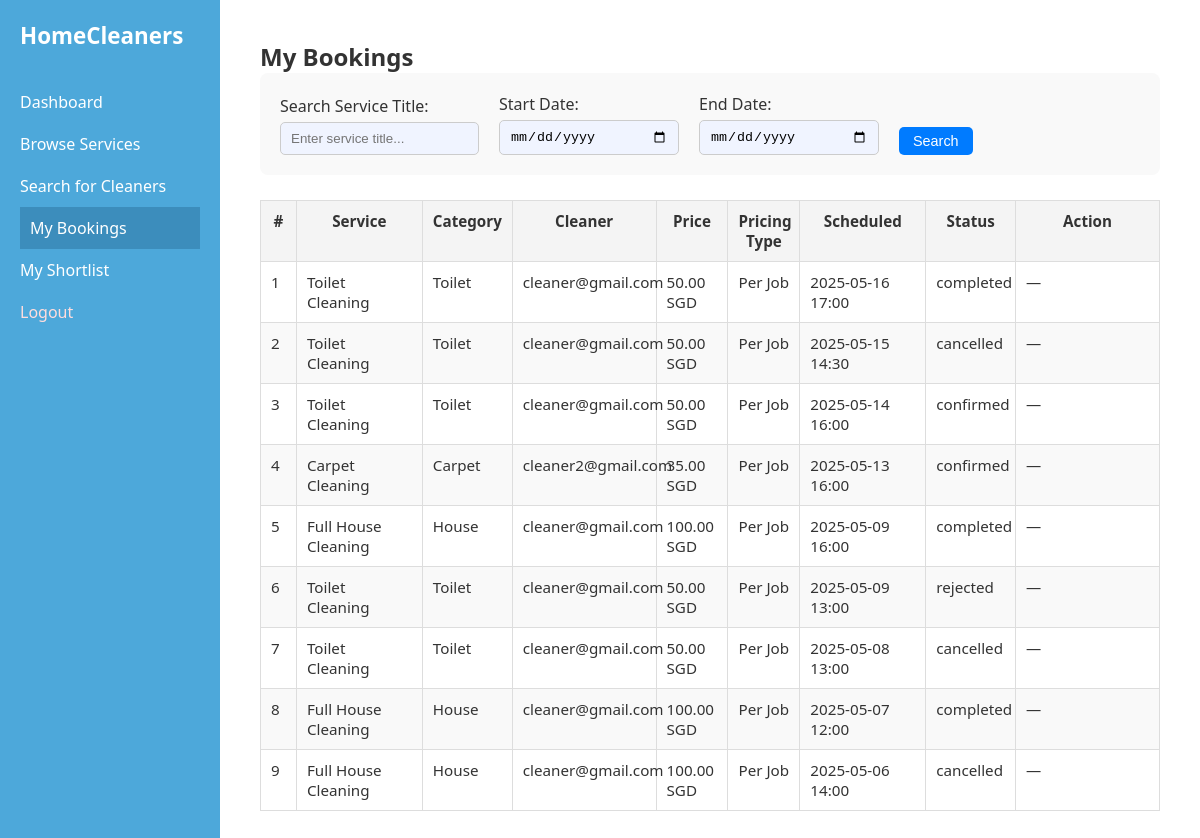
The page /boundary/view_bookings.php (signed in) on the database as committed earlier.
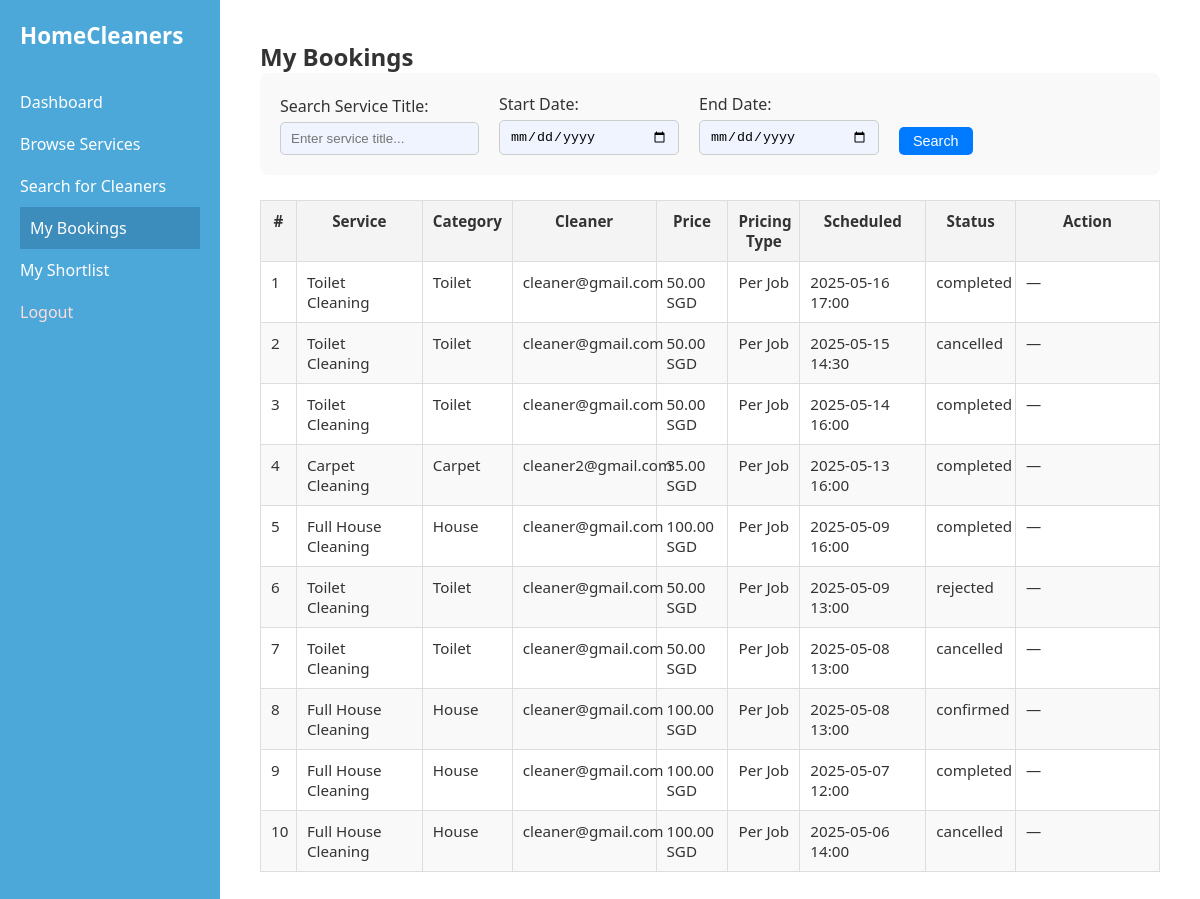
The same page on the database as committed later.
### tables this page shows
CREATE TABLE IF NOT EXISTS `bookings` (
  `id` int NOT NULL AUTO_INCREMENT,
  `homeowner_id` int NOT NULL,
  `service_id` int NOT NULL,
  `status` enum('pending','confirmed','in_progress','completed','cancelled','rejected') DEFAULT 'pending',
  `created_at` datetime DEFAULT CURRENT_TIMESTAMP,
  `booking_datetime` datetime NOT NULL DEFAULT CURRENT_TIMESTAMP,
  PRIMARY KEY (`id`),
  KEY `homeowner_id` (`homeowner_id`),
  KEY `service_id` (`service_id`)
);

CREATE TABLE IF NOT EXISTS `services` (
  `id` int NOT NULL AUTO_INCREMENT,
  `cleaner_id` int NOT NULL,
  `title` varchar(100) NOT NULL,
  `description` text NOT NULL,
  `price` decimal(10,2) NOT NULL,
  `category_id` int NOT NULL,
  `pricing_type` enum('per_job','per_hour') NOT NULL,
  `created_at` datetime DEFAULT CURRENT_TIMESTAMP,
  `view_count` int DEFAULT '0',
  `shortlist_count` int DEFAULT '0',
  PRIMARY KEY (`id`),
  KEY `cleaner_id` (`cleaner_id`),
  KEY `category_id` (`category_id`)
);

CREATE TABLE IF NOT EXISTS `categories` (
  `id` int NOT NULL AUTO_INCREMENT,
  `name` varchar(50) NOT NULL,
  PRIMARY KEY (`id`),
  UNIQUE KEY `name` (`name`)
);

CREATE TABLE IF NOT EXISTS `users` (
  `id` int NOT NULL AUTO_INCREMENT,
  `email` varchar(100) NOT NULL,
  `password` varchar(255) NOT NULL,
  `user_type` enum('C','H','A','P') NOT NULL,
  `created_at` datetime DEFAULT CURRENT_TIMESTAMP,
  PRIMARY KEY (`id`),
  UNIQUE KEY `email` (`email`)
);

### entity/Booking.php (called while the page is built, shortened)
<?php
class Booking {
    public static function filter($pdo, $homeowner_id, $service, $start, $end) {
    $query = "
        SELECT b.*, s.title, s.pricing_type, s.price, c.name AS category_name, u.email AS cleaner_email
        FROM bookings b
        JOIN services s ON b.service_id = s.id
        JOIN users u ON s.cleaner_id = u.id
        JOIN categories c ON s.category_id = c.id
        WHERE b.homeowner_id = ?
    ";
    $params = [$homeowner_id];
    $query .= " ORDER BY b.booking_datetime DESC";
    $stmt = $pdo->prepare($query);
    $stmt->execute($params);
    return $stmt->fetchAll();
}
}

### control/HomeownerController.php (called while the page is built, shortened)
<?php
require_once __DIR__ . '/../entity/Booking.php';
class HomeownerController {
    public static function filterBookings($homeowner_id, $service, $start, $end) {
    global $pdo;
    return Booking::filter($pdo, $homeowner_id, $service, $start, $end);
}
}

### boundary/view_bookings.php (the view, shortened to what this page needs)
<?php
require_once '../config/db.php';
require_once '../control/HomeownerController.php';
$homeowner_id = $_SESSION['user']['id'];
$service_search = $_GET['service_search'] ?? '';
$start_date = $_GET['start_date'] ?? '';
$end_date = $_GET['end_date'] ?? '';
$bookings = HomeownerController::filterBookings($homeowner_id, $service_search, $start_date, $end_date);
?>
<!DOCTYPE html>
<html>
<head>
    <link rel="stylesheet" href="../css/layout.css">
    <link rel="stylesheet" href="../css/homeowner.css">
    <link rel="stylesheet" href="../css/view_bookings.css">
</head>
<body>
<div class="dashboard-layout">
    <aside class="sidebar homeowner-sidebar">
        <div class="sidebar-brand">HomeCleaners</div>
        <nav class="sidebar-links">
            <a href="dashboard_homeowner.php">Dashboard</a>
            <a href="view_services.php">Browse Services</a>
            <a href="#">Search for Cleaners</a>
            <a href="view_bookings.php" class="active">My Bookings</a>
            <a href="view_shortlist.php">My Shortlist</a>
            <a href="../logout.php" class="logout-link">Logout</a>
        </nav>
    </aside>
    <main class="dashboard-main">
        <h2>My Bookings</h2>
        <form method="get" class="filter-form">
            <div class="form-row">
                <label for="service_search">Search Service Title:</label>
                <input type="text" name="service_search" placeholder="Enter service title..." value="<?= htmlspecialchars($service_search) ?>">
            </div>
            <div class="form-row">
                <label for="start_date">Start Date:</label>
                <input type="date" name="start_date" value="<?= htmlspecialchars($start_date) ?>">
            </div>
            <div class="form-row">
                <label for="end_date">End Date:</label>
                <input type="date" name="end_date" value="<?= htmlspecialchars($end_date) ?>">
            </div>
            <div class="form-actions">
                <button type="submit" class="btn btn-blue">Search</button>
            </div>
        </form>
        <?php if (empty($bookings)): ?>
            <p>No bookings found.</p>
        <?php else: ?>
            <table class="booking-table">
                <thead>
                    <tr>
                        <th>#</th>
                        <th>Service</th>
                        <th>Category</th>
                        <th>Cleaner</th>
                        <th>Price</th>
                        <th>Pricing Type</th>
                        <th>Scheduled</th>
                        <th>Status</th>
                        <th>Action</th>
                    </tr>
                </thead>
                <tbody>
                    <?php foreach ($bookings as $i => $b): ?>
                        <tr>
                            <td><?= $i + 1 ?></td>
                            <td><?= htmlspecialchars($b['title']) ?></td>
                            <td><?= htmlspecialchars($b['category_name']) ?></td>
                            <td><?= htmlspecialchars($b['cleaner_email']) ?></td>
                            <td><?= number_format($b['price'], 2) ?> SGD</td>
                            <td><?= $b['pricing_type'] === 'per_job' ? 'Per Job' : 'Per Hour' ?></td>
                            <td><?= date('Y-m-d H:i', strtotime($b['booking_datetime'])) ?></td>
                            <td><?= htmlspecialchars($b['status']) ?></td>
                            <td>
                                <?php if (strtolower($b['status']) === 'pending'): ?>
                                    <form method="post" action="cancel_booking.php" onsubmit="return confirm('Cancel this booking?')">
                                        <input type="hidden" name="booking_id" value="<?= $b['id'] ?>">
                                        <button type="submit" class="btn btn-red">Cancel</button>
                                    </form>
                                <?php else: ?>
                                    —
                                <?php endif; ?>
                            </td>
                        </tr>
                    <?php endforeach; ?>
                </tbody>
            </table>
        <?php endif; ?>
    </main>
</div>
</body>
</html>

Rows that differ between the two databases and show on the page:
changed bookings (number 3 of 10 on the later page): status "confirmed" → "completed"
changed bookings "Carpet Cleaning": status "confirmed" → "completed"
added bookings: service.title "Full House Cleaning", categories.name "House", users.email "cleaner@gmail.com", service.price "100.00", booking_datetime "2025-05-08 13:00", status "confirmed"
